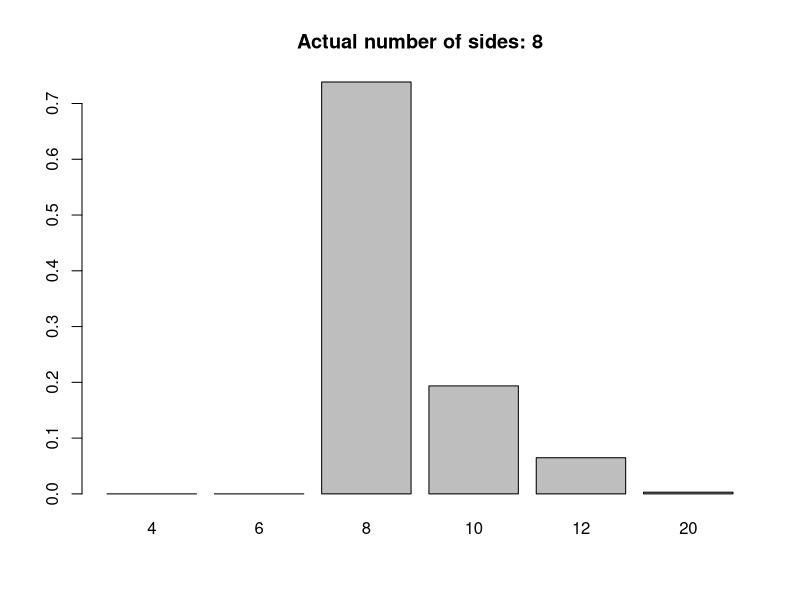

This chart was generated by the following R code:
## ---- chunk 1
# prior probabilities: P(n=4), P(n=6), P(n=8)
prob.prior=rep(1/3,3)

#likelihood probabilities: P(roll=2 | n=4), etc.
prob.likelihood=c(1/4,1/6,1/8)

#posterior probabililities P(n=4 | roll=2)
prob.posterior=prob.prior*prob.likelihood/sum(prob.prior*prob.likelihood)

prob.posterior

c(6,4,3)/13
## ---- chunk 2
dice=c(4,6,8,10,12,20)

num.sides = sample(dice,1)

num.rolls = 6

rolls = sample(1:num.sides,num.rolls,replace=TRUE)

rolls

prior = rep(1/6,6)

likelihood = (1/dice)^num.rolls*(max(rolls)<=dice)

marginal = sum(prior*likelihood)

posterior = (prior * likelihood)/marginal

posterior

barplot(posterior,names=dice,main=paste0("Actual number of sides: ",num.sides))
## ---- chunk 3
dice=c(4,6,8,10,12,20)
num.sides = sample(dice,1)
n = 10
error.param=runif(1)
errors.ind=rbinom(n,1,prob=error.param)
errors.values = sample(1:20,sum(errors.ind),replace=T)

rolls = sample(1:num.sides,n,replace=TRUE)
rolls[which(errors.ind==1)]=errors.values
rolls
